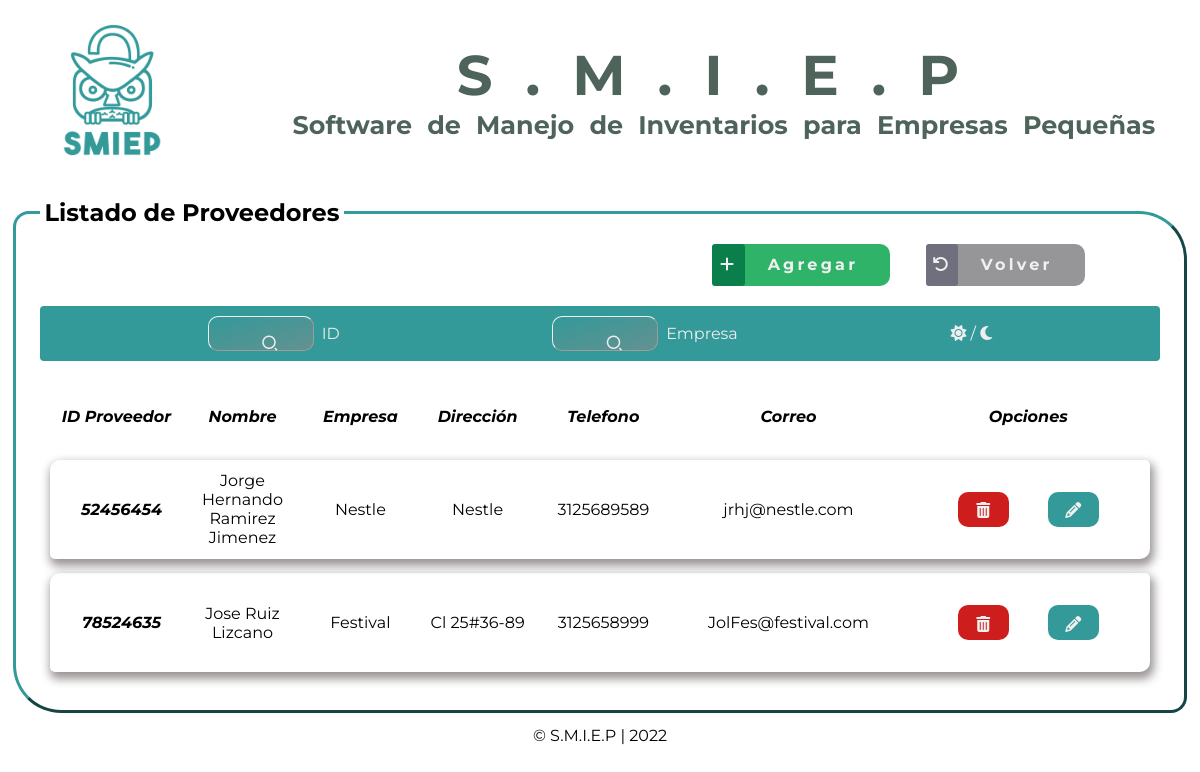
Screenshot of /view/proveedor/mostrarProv.php (signed in) with the database file from the repository.
### tables this page shows
CREATE TABLE `proveedor` (
  `id_docPov` int(100) NOT NULL,
  `imgEmpresa` varchar(255) DEFAULT NULL,
  `nombProv1` varchar(50) NOT NULL,
  `nombProv2` varchar(50) DEFAULT NULL,
  `appelProv1` varchar(50) NOT NULL,
  `apellProv2` varchar(50) DEFAULT NULL,
  `empresa` varchar(50) NOT NULL,
  `direccion1` varchar(100) NOT NULL,
  `direccion2` varchar(100) DEFAULT NULL,
  `numTel2` varchar(30) DEFAULT NULL COMMENT 'Numero de telefono del proveedor en campo varchar para recibir a precision los datos',
  `email1` varchar(100) NOT NULL,
  `email2` varchar(100) DEFAULT NULL,
  `creadoEn` date DEFAULT NULL,
  `numTel1` varchar(30) DEFAULT NULL,
  PRIMARY KEY (`id_docPov`)
);

### model/conexion1.php (called while the page is built, shortened)
<?php
class Db
{
	private static $conexion = NULL;
	public static function conectar()
	{
		$pdo_options[PDO::ATTR_ERRMODE] = PDO::ERRMODE_EXCEPTION;
		self::$conexion = new PDO('mysql:host=us-cdbr-east-05.cleardb.net; dbname=heroku_619553700a45b98', 'bcc4441154c3a9', 'b4a4c01d', $pdo_options);
		return self::$conexion;
	}
}

### model/proveedorCrud_Mdl.php (called while the page is built, shortened)
<?php
require_once('conexion1.php');
class CrudProveedor
{
	private $db;
	public function __construct()
	{
		$this->db=Db::conectar();
	}
	public function mostrar()
	{
		$listaProveedor = [];
		$select = $this->db->query('SELECT * FROM proveedor');
		foreach ($select->fetchAll() as $Proveedor)
		{
			$myProveedor = new Proveedor();
			$myProveedor->setId_DocProv($Proveedor['id_docPov']);
			$myProveedor->setImgEmpresa($Proveedor['imgEmpresa']);
			$myProveedor->setNombProv1($Proveedor['nombProv1']);
			$myProveedor->setNombProv2($Proveedor['nombProv2']);
			$myProveedor->setApeProv1($Proveedor['appelProv1']);
			$myProveedor->setApeProv2($Proveedor['apellProv2']);
			$myProveedor->setEmpresa($Proveedor['empresa']);
			$myProveedor->setDireccion1($Proveedor['direccion1']);
			$myProveedor->setDireccion2($Proveedor['direccion2']);
			$myProveedor->setNumTel1($Proveedor['numTel1']);
			$myProveedor->setNumTel2($Proveedor['numTel2']);
			$myProveedor->setEmail1($Proveedor['email1']);
			$myProveedor->setEmail2($Proveedor['email2']);
			$myProveedor->setCreadoEn($Proveedor['creadoEn']);
			$listaProveedor[] = $myProveedor;
		}
		return $listaProveedor;
	}
}
?>

### model/proveedorMdl.php (called while the page is built, shortened)
<?php
class Proveedor
{
	private $id_DocProv;
	private $empresa;
	private $nombProv1;
	private $nombProv2;
	private $apeProv1;
	private $apeProv2;
	private $direccion1;
	private $numTel1;
	private $email1;
	public function getId_DocProv()
	{
		return $this->id_DocProv;
	}
	public function setId_docProv($id_DocProv)
	{
		$this->id_DocProv = $id_DocProv;
	}
	public function getEmpresa()
	{
		return $this->empresa;
	}
	public function setEmpresa($empresa)
	{
		$this->empresa = $empresa;
	}
	public function getNombProv1()
	{
		return $this->nombProv1;
	}
	public function setNombProv1($nombProv1)
	{
		$this->nombProv1 = $nombProv1;
	}
	public function getNombProv2()
	{
		return $this->nombProv2;
	}
	public function setNombProv2($nombProv2)
	{
		$this->nombProv2 = $nombProv2;
	}
	public function getApeprov1()
	{
		return $this->apeProv1;
	}
	public function setApeProv1($apeProv1)
	{
		$this->apeProv1 = $apeProv1;
	}
	public function getApeProv2()
	{
		return $this->apeProv2;
	}
	public function setApeProv2($apeProv2)
	{
		$this->apeProv2 = $apeProv2;
	}
	public function getDireccion1()
	{
		return $this->direccion1;
	}
	public function setDireccion1($direccion1)
	{
		$this->direccion1 = $direccion1;
	}
	public function getNumTel1()
	{
		return $this->numTel1;
	}
	public function setNumTel1($numTel1)
	{
		$this->numTel1 = $numTel1;
	}
	public function getEmail1()
	{
		return $this->email1;
	}
	public function setEmail1($email1)
	{
		$this->email1 = $email1;
	}
}
?>

### view/proveedor/mostrarProv.php (the view, shortened to what this page needs)
<?php
if ($_SESSION['email'] == null or $_SESSION["userName"] == null or
$_SESSION["pass"] == null)
{
	header("location:../../index.php");
}
else
{
	require_once('../../model/proveedorCrud_Mdl.php');
	require_once('../../model/proveedorMdl.php');
	$crud = new CrudProveedor();
	$listaProveedor = $crud->mostrar();
?>
<!DOCTYPE html>
<html lang="en">
<head>
    <link rel="stylesheet" href="../../public/css/mostarAll.css">
    <link href="https://cdn.jsdelivr.net/npm/remixicon@2.5.0/fonts/remixicon.css" rel="stylesheet">
    <link rel="stylesheet" href="https://cdnjs.cloudflare.com/ajax/libs/font-awesome/6.1.1/css/all.min.css"
 />
</head>
<body>
	<header>
	</header>
	<section class="contentList">
        <fieldset>
        <legend>Listado de Proveedores</legend>
        <div class="btnMos">
                <a href='ingresar.php' class="add"><span><i class="fa-solid fa-plus"></i></span>Agregar</a>
                <a href='../inicio/menu.php' class="back"><span><i
                            class="fa-solid fa-arrow-rotate-left"></i></span>Volver</a>
        </div>
        <div class="searchNav">
            <div class="buscarOne">
                <button type="button" class="searchBtn">
                    <i class="ri-search-2-line"></i>
                </button>
            </div>
            <span class="labelsito">
                <label for="filtrar-tabla1">ID</label>
            </span>
            <div class="buscarTwo">
                    <button type="button" class="searchBtn">
                        <i class="ri-search-2-line"></i>
                    </button>
                </div>
                <span class="labelsito">
                    <label for="filtrar-tabla2">Empresa</label>
                </span>
            <div class="darkMode">
                <a id="mod" class="mod" onclick="cambiarModo()">
                    <span id="id-moon" class="btn-mode moon">
                        <i class="fas fa-sun"></i>
                    </span>/
                    <span id="id-sun" class="btn-mode sun active">
                        <i class="fas fa-moon"></i>
                    </span>
                </a>
            </div>
        </div>
        <div class="listElements">
            <table>
                <thead>
                    <tr class="titleTable">
                        <th>ID Proveedor</th>
                        <th>Nombre</th>
                        <th>Empresa</th>
                        <th>Dirección</th>
                        <th>Telefono</th>
                        <th>Correo</th>
                        <th class="opcTitle">Opciones</th>
                    </tr>
                </thead>
                <tbody class="contentTable">
                <?php foreach ($listaProveedor as $Proveedor) {?>
                <tr class="row">
                    <td class="idProv id">
						<?php echo $Proveedor->getId_DocProv() ?>
                    </td>
                    <td class="nombreProv">
						<?php echo $Proveedor->getNombProv1()." ".$Proveedor->getNombProv2()." ".$Proveedor->getApeProv1()." ".$Proveedor->getApeProv2() ?>
                    </td>
                    <td class="empresa">
						<?php echo $Proveedor->getEmpresa() ?>
                    </td>
                    <td class="direccion">
						<?php echo $Proveedor->getDireccion1()." ".$Proveedor->getDireccion2() ?>
                    </td>
                    <td class="numProv">
						<?php echo $Proveedor->getNumTel1() ?>
                    </td>
                    <td class="email">
						<?php echo $Proveedor->getEmail1() ?>
                    </td>
                    <td class="btnOpt">
                        <a class="delete btnOptDel" type="submit"
                        href="../../controller/ProveedorCtrl.php?id_DocProv=<?php echo $Proveedor->getId_DocProv();?>&accion=e">
                            <i class="fa-solid fa-trash-can"></i>
                        </a>
                        <a class="update btnOptUpd" type="submit"
                        href="actualizar.php?id_DocProv=<?php echo $Proveedor->getId_DocProv()?>&accion=a">
                                <i class="fa-solid fa-pencil"></i>
                        </a>
                    </td>
                </tr>
                <?php }?>
                </tbody>
            </table>
        </div>
        </fieldset>
    </section>
	<footer>
    </footer>
</body>
</html>
<?php
}?>

### public/css/tablas.css (style rules this page uses)
table { width: 100%; padding: 0 10px 0 10px; border-collapse: separate; border-spacing: 0 0.9rem; }
th { width: 5rem; padding: 2rem 0 20px 0; font-family: "Montserrat-BoldItalic"; }
.titleTable { text-align: center; }
.row { text-align: center; border-radius: var(--radiousBtn) 5px; -webkit-box-shadow: 2px 5px 10px 2px var(--shadowColorSoft); -moz-box-shadow: 2px 5px 10px 2px var(--shadowColorSoft); box-shadow: 2px 5px 10px 2px var(--shadowColorSoft); }
.id { font-family: "Montserrat-BoldItalic"; padding-left: 10px; }
td.btnOpt { padding: 2rem; }

### public/css/searchBar.css (style rules this page uses)
.searchNav { position: sticky; top: 0; max-width: 100%; max-height: max-content; display: flex; flex-direction: row; align-items: center; justify-content: space-around; flex-wrap: wrap; padding: 10px 15%; color: #eee; background-color: var(--colorSMIEP); border-radius: 4px; margin-top: 2rem; }
.searchNav .buscarOne, .searchNav .buscarTwo, .searchNav .buscarThree { display: flex; flex-direction: row; align-items: center; padding: 5px 20px; border: .5px outset var(--bgColor); background: linear-gradient(to bottom right, var(--colorSMIEP), #649191); border-radius: 10px; margin-right: .5rem; }
.searchNav .buscarOne :is(input, button), .searchNav .buscarTwo :is(input, button), .searchNav .buscarThree :is(input, button) { color: inherit; border: none; background: transparent; outline: none; }
.searchNav .buscarOne .searchBtn, .searchNav .buscarTwo .searchBtn, .searchNav .buscarThree .searchBtn { width: 1.3rem; height: 1.3rem; display: grid; place-items: center; cursor: pointer; }
::placeholder { color: inherit; }
.labelsito { margin: auto auto auto -.01rem; }

### public/css/mostrar.css (style rules this page uses)
section { padding: .8rem; }
.contentList fieldset { padding: 1.5rem; border: 3px outset var(--colorSMIEP); border-radius: 1rem 3rem; }
.contentList fieldset legend { border-radius: 10px 10px; font-family: "Montserrat-Bold"; padding: 0.3rem; font-size: 24px; }
div .btnOpt { display: flex; align-items: center; justify-content: space-around; flex-wrap: nowrap; }
div .btnOptDel { border-radius: var(--radiousBtn); height: 1rem; width: 2rem; background-color: var(--btnDel); text-align: center; padding: 0.6rem; }
div .btnOptUpd { border-radius: var(--radiousBtn); height: 1rem; width: 2rem; background-color: var(--colorSMIEP); text-align: center; padding: 0.6rem; }
div .btnOpt a i { color: var(--bgColor); width: 100%; height: 100%; }

### public/css/plantillas/header1.css (style rules this page uses)
* { margin: 0; padding: 0; font-family: "Montserrat"; }
.header_superior { display: flex; flex-direction: row; align-items: center; justify-content: space-between; }
span.logo { margin: 1rem 0 0 2rem; max-width: max-content; }
.logo_imagen { width: 10rem; height: 10rem; }
.contenedor { max-width: max-content; color: #4e635a; }
.titulito { word-spacing: 0.5rem; margin-right: 2rem; text-align: center; font-size: 1.36rem; }
.title { font-family: "Montserrat-Bold"; letter-spacing: 2rem; text-transform: capitalize; font-size: 3.5rem; }

### public/css/plantillas/footer.css (style rules this page uses)
.footer { width: 100%; text-align: center; bottom: 0; margin-bottom: 20px; }

### public/css/plantillas/btns.css (style rules this page uses)
.btnMos a { position: relative; left: 60%; text-decoration: none; font-family: "Montserrat-Bold"; color: var(--bgColor); padding: var(--paddingBtn); padding-left: 0; letter-spacing: 0.2rem; border-radius: var(--radiousBtn); }
.btnMos .add { background-color: var(--submitBtn); margin-right: 2rem; }
.btnMos .add span { background-color: var(--submitBtnHovs); border-radius: 3px; padding: 0.7rem 0.5rem; margin-right: 2%; }
.btnMos .back { background-color: var(--backBtn); }
.btnMos .back span { background-color: var(--backBtnHovs); border-radius: 3px; padding: 0.7rem 0.4rem; margin-right: 2%; }
div .btnOpt { display: flex; align-items: center; justify-content: space-around; flex-wrap: nowrap; }
div .btnOptDel { border-radius: var(--radiousBtn); height: 1rem; width: 2rem; background-color: var(--btnDel); text-align: center; padding: 0.6rem; }
div .btnOptUpd { border-radius: var(--radiousBtn); height: 1rem; width: 2rem; background-color: var(--colorSMIEP); text-align: center; padding: 0.6rem; }
div .btnOpt a i { color: var(--bgColor); width: 100%; height: 100%; }
button { padding: var(--paddingBtn); display: block; margin: auto; font-family: "Montserrat-Bold"; color: var(--bgColor); font-size: 18px; letter-spacing: 0.17rem; background-color: var(--colorSMIEP); border: transparent; border-radius: 10px; }

### rows the page displays
proveedor: id_docPov "52456454", nombProv1 "Jorge", nombProv2 "Hernando", appelProv1 "Ramirez", apellProv2 "Jimenez", empresa "Nestle", direccion1 "Nestle", numTel1 "3125689589", email1 "jrhj@nestle.com"
proveedor: id_docPov "78524635", nombProv1 "Jose", appelProv1 "Ruiz", apellProv2 "Lizcano", empresa "Festival", direccion1 "Cl 25#36-89", numTel1 "3125658999", email1 "JolFes@festival.com"
